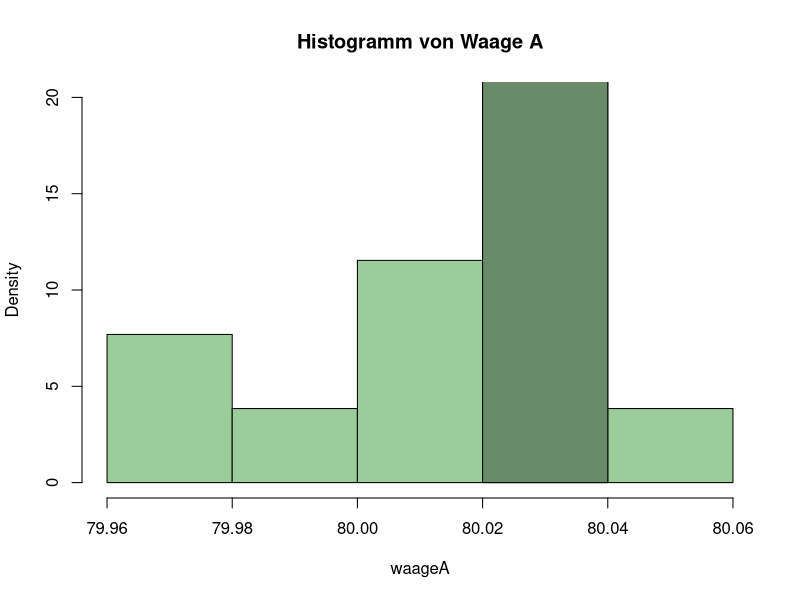

Source code (R):

waageA <- c(79.98, 80.04, 80.02, 80.04, 80.03, 80.03, 80.04,
            79.97, 80.05, 80.03, 80.02, 80.00, 80.02)

hist(waageA,
     freq = F,
     main = "Histogramm von Waage A",
     col = "darkseagreen3",
     ylim = c(0, 20)
)
rect(80.02, 0, 80.04, 23.1, col="darkseagreen4")


